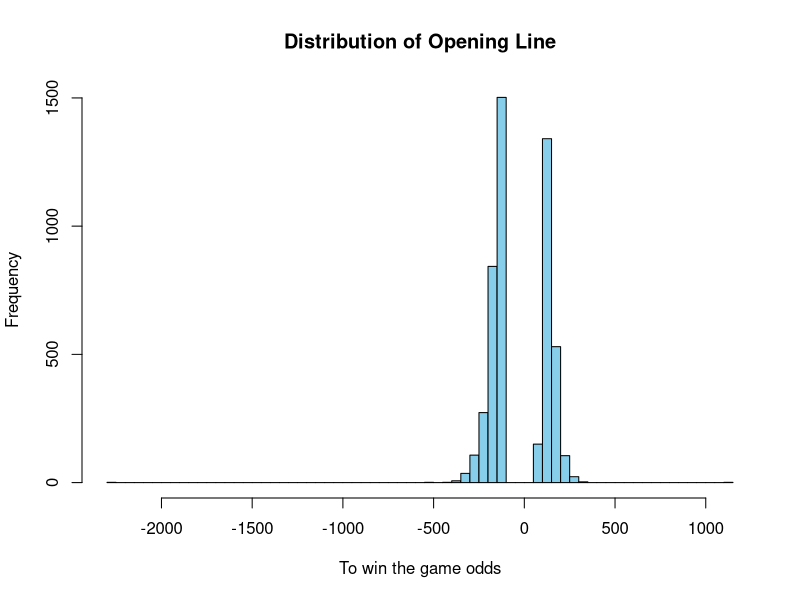
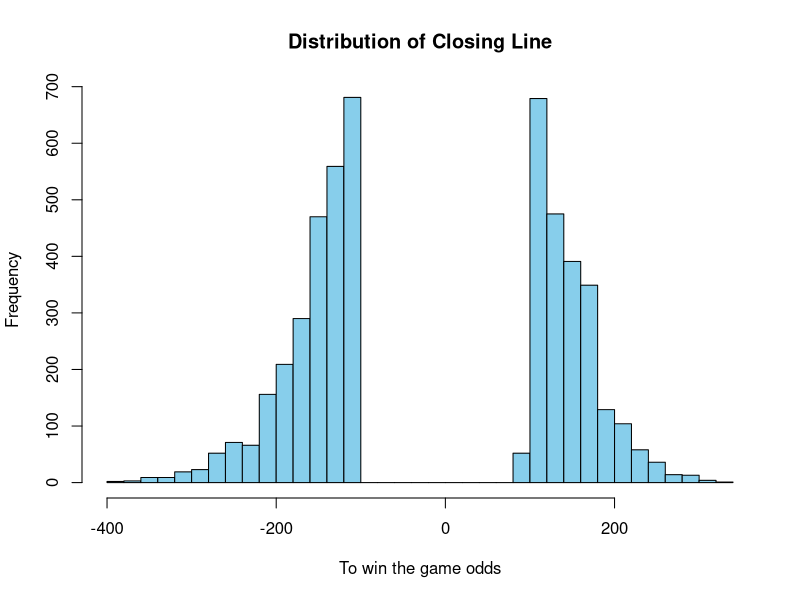
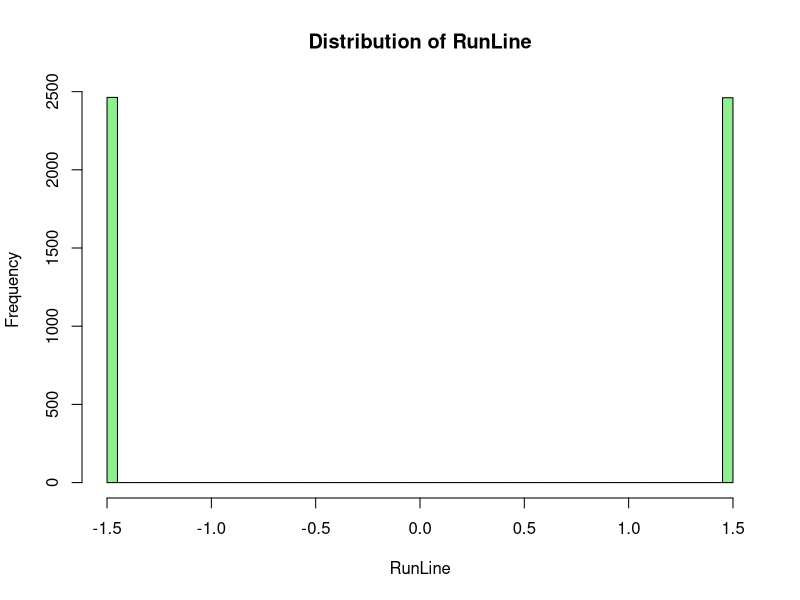
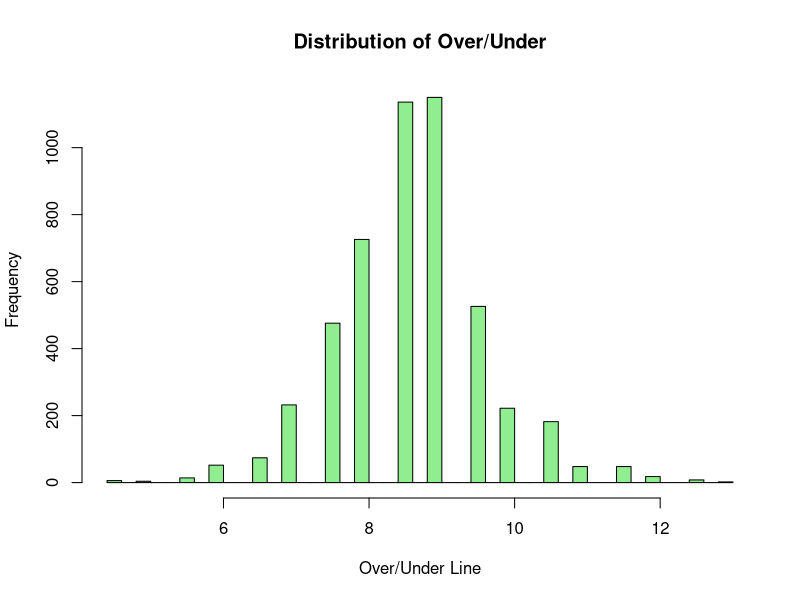

The R script that drew these images, in order:
# Reading the dataset
mlb_data <- read.csv('mlb-odds-2021.csv')

#Plotting the columns for Opening Line
hist(mlb_data$Open, 
     col = "skyblue", 
     main = "Distribution of Opening Line", 
     xlab = "To win the game odds", 
     ylab = "Frequency", 
     breaks = 50)
#About the opening line plot: The histogram for the opening line shows a symmetrical distribution.




#Plotting the columns for Close Line 
hist(mlb_data$Close, 
     col = "skyblue", 
     main = "Distribution of Closing Line", 
     xlab = "To win the game odds", 
     ylab = "Frequency", 
     breaks = 50)
#About the closing line plot: Similar to the opening line, the closing line distribution also looks symmetrical, but there may be a slight shift in the central value compared to the opening line.




#Plotting the columns for Run Line 
hist(mlb_data$RunLine, 
     col = "LightGreen", 
     main = "Distribution of RunLine", 
     xlab = "RunLine", 
     ylab = "Frequency", 
     breaks = 50)
#About the run line plot: The histogram for the run line displays a more concentrated distribution around the value of 1.5

#Plotting the columns for Over/Under Line
hist(mlb_data$OpenOU, 
     col = "Lightgreen", 
     main = "Distribution of Over/Under", 
     xlab = "Over/Under Line", 
     ylab = "Frequency", 
     breaks = 50)
#About the over/under line plot: The over/under tends to focus on a narrow range of possible total scores, which likely reflects typical scoring patterns in the games analyzed.




